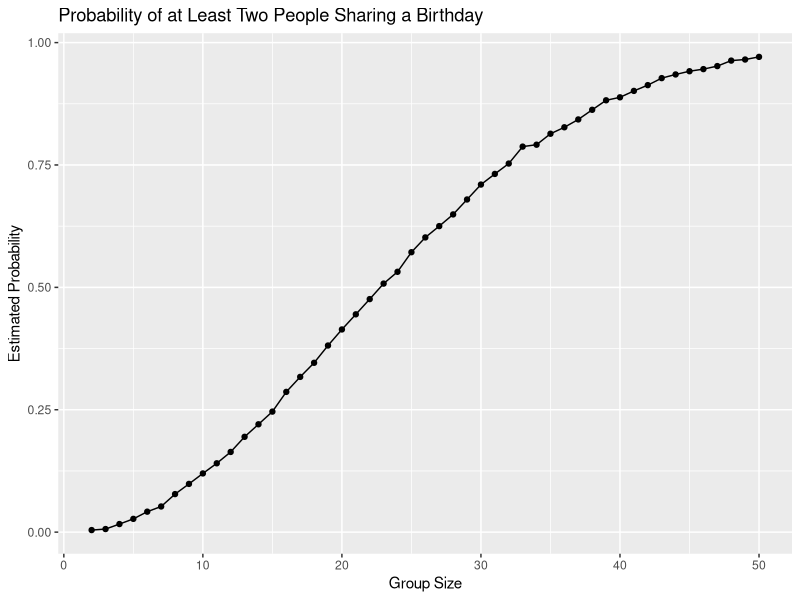

This chart was generated by the following R code: (Note: this script raises an error after producing the figure.)
## ---- chunk 1
library(tidyverse)

set.seed(1236)
## ---- chunk 2
birthday_sim = function(n) {

  birthdays = sample(
    x = 1:365,
    size = n,
    replace = TRUE
  )

  shared_birthday = any(duplicated(birthdays))

  return(shared_birthday)
}
## ---- chunk 3
birthday_prob = function(n) {

  sim_results = map_lgl(
    1:10000,
    \(i) birthday_sim(n = n)
  )

  estimated_prob = mean(sim_results)

  return(estimated_prob)
}
## ---- chunk 4
birthday_df =
  tibble(group_size = 2:50) |>
  mutate(
    probability = map_dbl(group_size, birthday_prob)
  )

birthday_df |>
  knitr::kable(digits = 3)
## ---- chunk 5
birthday_df |>
  ggplot(aes(x = group_size, y = probability)) +
  geom_line() +
  geom_point() +
  labs(
    title = "Probability of at Least Two People Sharing a Birthday",
    x = "Group Size",
    y = "Estimated Probability"
  )
## ---- chunk 6
subject_files =
  tibble(
    files = list.files(
      "data/",
      pattern = "\\.csv$"
    ),
    path = str_c("data/", files)
  )

subject_files |>
  knitr::kable()
## ---- chunk 7
subject_data =
  subject_files |>
  mutate(
    data = map(path, read_csv, show_col_types = FALSE)
  )

subject_data |>
  select(files, data)
## ---- chunk 8
full_df =
  subject_data |>
  unnest(cols = data)

full_df |>
  select(files, week_1, week_8) |>
  head(6) |>
  knitr::kable(digits = 2)
## ---- chunk 9
tidy_df =
  full_df |>
  mutate(
    subj = str_remove(files, "\\.csv$"),
    arm = str_sub(subj, 1, 3),
    subject_id = str_sub(subj, 5)
  ) |>
  pivot_longer(
    cols = week_1:week_8,
    names_to = "week",
    values_to = "outcome",
    names_prefix = "week_"
  ) |>
  mutate(
    week = as.numeric(week)
  ) |>
  select(subject_id, arm, subj, week, outcome) |>
  arrange(subj, week)

tidy_df |>
  head(12) |>
  knitr::kable(digits = 2)
## ---- chunk 10
nrow(tidy_df)

tidy_df |>
  count(arm) |>
  knitr::kable()

tidy_df |>
  group_by(subj) |>
  summarize(
    n_weeks = n(),
    .groups = "drop"
  ) |>
  knitr::kable()
## ---- chunk 11
tidy_df |>
  ggplot(
    aes(
      x = week,
      y = outcome,
      group = subj,
      color = arm
    )
  ) +
  geom_point() +
  geom_path() +
  facet_grid(~ arm) +
  labs(
    title = "Longitudinal Outcomes by Study Arm",
    x = "Week",
    y = "Observed Outcome",
    color = "Study Arm"
  )
## ---- chunk 12
week_summary =
  tidy_df |>
  group_by(arm, week) |>
  summarize(
    mean_outcome = mean(outcome),
    .groups = "drop"
  )

week_summary |>
  pivot_wider(
    names_from = arm,
    values_from = mean_outcome
  ) |>
  knitr::kable(digits = 3)
## ---- chunk 13
sim_ttest = function(n, mu, sigma = 5) {

  sim_data =
    tibble(
      x = rnorm(
        n = n,
        mean = mu,
        sd = sigma
      )
    )

  test_result = t.test(
    sim_data |> pull(x),
    mu = 0
  )

  tidy_result =
    test_result |>
    broom::tidy() |>
    select(estimate, p.value)

  return(tidy_result)
}
## ---- chunk 14
simulation_results =
  expand_grid(
    true_mu = 0:6,
    iter = 1:5000
  ) |>
  mutate(
    result = map(
      true_mu,
      \(mu) sim_ttest(n = 30, mu = mu, sigma = 5)
    )
  ) |>
  unnest(cols = result) |>
  mutate(
    reject_null = p.value < 0.05
  )
## ---- chunk 15
power_df =
  simulation_results |>
  group_by(true_mu) |>
  summarize(
    power = mean(reject_null),
    .groups = "drop"
  )

power_df |>
  knitr::kable(digits = 3)
## ---- chunk 16
power_df |>
  ggplot(aes(x = true_mu, y = power)) +
  geom_line() +
  geom_point() +
  labs(
    title = "Rejection Probability by True Population Mean",
    x = "True Population Mean",
    y = "Rejection Proportion (Power for Nonzero Means)"
  )
## ---- chunk 17
all_estimates_df =
  simulation_results |>
  group_by(true_mu) |>
  summarize(
    avg_mu_hat = mean(estimate),
    .groups = "drop"
  )

all_estimates_df |>
  knitr::kable(digits = 3)
## ---- chunk 18
all_estimates_df |>
  ggplot(aes(x = true_mu, y = avg_mu_hat)) +
  geom_line() +
  geom_point() +
  geom_abline(
    intercept = 0,
    slope = 1,
    linetype = "dashed"
  ) +
  labs(
    title = "Average Estimated Mean Across All Samples",
    x = "True Population Mean",
    y = "Average Estimated Mean"
  )
## ---- chunk 19
significant_estimates_df =
  simulation_results |>
  filter(reject_null) |>
  group_by(true_mu) |>
  summarize(
    avg_mu_hat_significant = mean(estimate),
    n_significant = n(),
    .groups = "drop"
  )

significant_estimates_df |>
  knitr::kable(digits = 3)
## ---- chunk 20
significant_estimates_df |>
  ggplot(
    aes(
      x = true_mu,
      y = avg_mu_hat_significant
    )
  ) +
  geom_line() +
  geom_point() +
  geom_abline(
    intercept = 0,
    slope = 1,
    linetype = "dashed"
  ) +
  labs(
    title = "Average Estimated Mean Among Significant Tests",
    x = "True Population Mean",
    y = "Average Estimate Among Significant Tests"
  )
